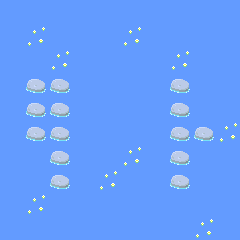

Rendered tile map (Tiled .tmx) drawn with the repository's tilesets; below, a short description and the full map source, tile grids included:
An orthogonal 10x10 tile map with 24x24 px tiles, 1 tile layer (bgTiles) and 21 objects (14x SolidGround, 3x LilyPad, 2x Tree, Player, Goal).

<map version="1.2" tiledversion="2019.04.18" orientation="orthogonal" renderorder="right-down" width="10" height="10" tilewidth="24" tileheight="24" infinite="0" nextlayerid="7" nextobjectid="82">
 <properties>
  <property name="Name" value="Lily Pads One" />
 </properties>
 <tileset firstgid="1" name="tileset-pond" tilewidth="24" tileheight="24" tilecount="100" columns="10">
  <image source="../images/tileset-pond.png" width="256" height="256" />
  <terraintypes>
   <terrain name="rock" tile="0" />
   <terrain name="water" tile="0" />
  </terraintypes>
  <tile id="14" terrain="1,1,1,0" />
  <tile id="15" terrain="1,1,0,0" />
  <tile id="16" terrain="1,1,0,1" />
  <tile id="17" terrain="0,0,0,1" />
  <tile id="18" terrain="0,0,1,0" />
  <tile id="19" terrain="1,1,1,1" />
  <tile id="24" terrain="1,0,1,0" />
  <tile id="25" terrain="0,0,0,0" />
  <tile id="26" terrain="0,1,0,1" />
  <tile id="27" terrain="0,1,0,0" />
  <tile id="28" terrain="1,0,0,0" />
  <tile id="34" terrain="1,0,1,1" />
  <tile id="35" terrain="0,0,1,1" />
  <tile id="36" terrain="0,1,1,1" />
 </tileset>
 <layer id="1" name="bgTiles" width="10" height="10">
  <properties>
   <property name="tileset" value="tileset-pond" />
  </properties>
  <data encoding="csv">
2,2,2,2,2,2,2,2,2,2,
2,3,2,2,2,3,2,2,2,2,
2,2,3,2,2,2,2,3,2,2,
2,6,6,2,2,2,2,6,2,2,
2,6,6,2,2,2,2,6,2,2,
2,6,6,2,2,2,2,6,6,3,
2,2,6,2,2,3,2,6,2,2,
2,2,6,2,3,2,2,6,2,2,
2,3,2,2,2,2,2,2,2,2,
2,2,2,2,2,2,2,2,3,2
</data>
 </layer>
 <objectgroup id="2" name="platforms">
  <object id="60" type="SolidGround" gid="10" x="24" y="144" width="24" height="24" />
  <object id="61" type="SolidGround" gid="10" x="48" y="144" width="24" height="24" />
  <object id="62" type="SolidGround" gid="10" x="48" y="120" width="24" height="24" />
  <object id="63" type="SolidGround" gid="10" x="48" y="96" width="24" height="24" />
  <object id="64" type="SolidGround" gid="10" x="168" y="96" width="24" height="24" />
  <object id="65" type="SolidGround" gid="10" x="168" y="120" width="24" height="24" />
  <object id="66" type="SolidGround" gid="10" x="168" y="144" width="24" height="24" />
  <object id="67" type="SolidGround" gid="10" x="192" y="144" width="24" height="24" />
  <object id="70" type="LilyPad" gid="7" x="72" y="96" width="24" height="24" />
  <object id="71" type="SolidGround" gid="10" x="48" y="168" width="24" height="24" />
  <object id="72" type="SolidGround" gid="10" x="48" y="192" width="24" height="24" />
  <object id="73" type="SolidGround" gid="10" x="24" y="120" width="24" height="24" />
  <object id="74" type="SolidGround" gid="10" x="24" y="96" width="24" height="24" />
  <object id="75" type="SolidGround" gid="10" x="168" y="168" width="24" height="24" />
  <object id="76" type="SolidGround" gid="10" x="168" y="192" width="24" height="24" />
  <object id="78" type="Tree" gid="22" x="120" y="96" width="24" height="24" />
  <object id="79" type="Tree" gid="22" x="96" y="192" width="24" height="24" />
  <object id="80" type="LilyPad" gid="7" x="120" y="168" width="24" height="24" />
  <object id="81" type="LilyPad" gid="7" x="96" y="120" width="24" height="24" />
 </objectgroup>
 <objectgroup id="3" name="objects">
  <object id="68" name="Player" type="Player" gid="9" x="24" y="144" width="24" height="24" />
 </objectgroup>
 <objectgroup id="4" name="floaters">
  <object id="69" type="Goal" gid="11" x="192" y="144" width="24" height="24" />
 </objectgroup>
</map>